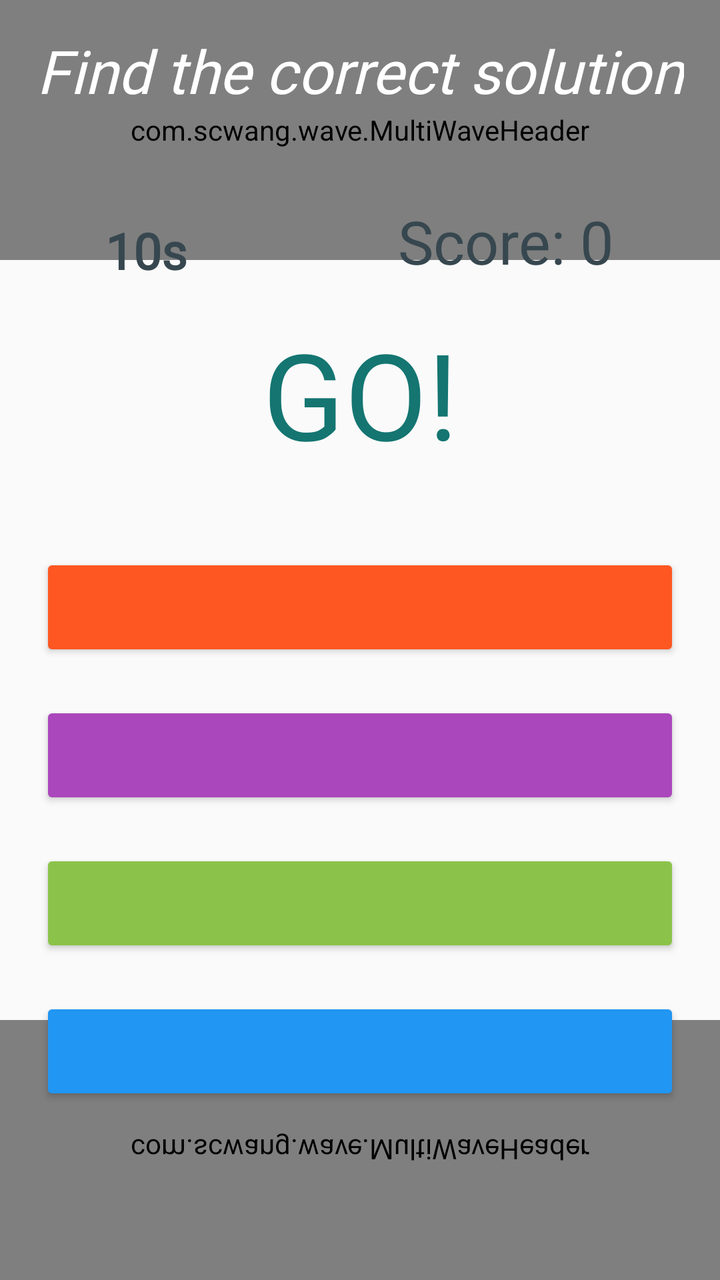
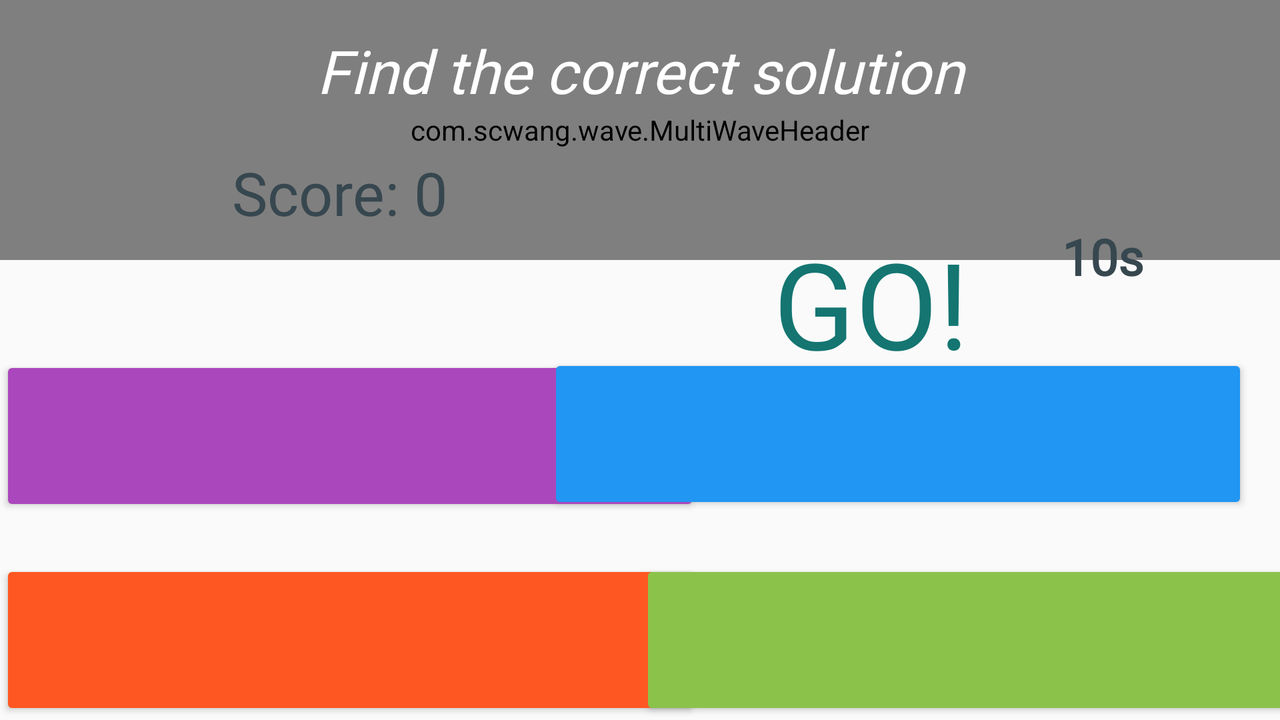

One screen, two layout resources from the same app: the default and the repository's alternative for another configuration. Each is rendered where Android would select it; the XML of both is given below.
<!-- AndroidManifest.xml: application theme AppTheme -->
<!-- res/layout/activity_juego_tiempo.xml -->
<?xml version="1.0" encoding="utf-8"?>
<RelativeLayout xmlns:android="http://schemas.android.com/apk/res/android"
    xmlns:app="http://schemas.android.com/apk/res-auto"

    android:layout_width="match_parent"
    android:layout_height="match_parent"
    android:id="@+id/timetrialsbg" >
    <com.scwang.wave.MultiWaveHeader
        android:layout_width="match_parent"
        android:layout_height="130dp"
        android:id="@+id/wave_header"
        ></com.scwang.wave.MultiWaveHeader>

    <TextView
        android:id="@+id/whichOneIsCorrect"
        android:layout_width="match_parent"
        android:layout_height="wrap_content"
        android:layout_margin="15dp"
        android:gravity="center"
        android:fontFamily="@font/passion_one_regular"
        android:paddingLeft="3dp"
        android:paddingRight="3dp"
        android:text="@string/encuentra"
        android:textColor="@android:color/white"
        android:textSize="30sp"
        android:textStyle="italic"
        android:onClick="playAgain"
        app:layout_constraintEnd_toEndOf="parent"
        app:layout_constraintStart_toStartOf="parent"
        app:layout_constraintTop_toTopOf="parent" />


<LinearLayout
    android:layout_width="match_parent"
     android:orientation="horizontal"
    android:weightSum="2"
    android:layout_marginTop="30dp"
    android:id="@+id/linearHoriz"
    android:layout_below="@+id/whichOneIsCorrect"
    android:layout_height="wrap_content"

    >

    <TextView
        android:id="@+id/timeLeftText"
        android:layout_width="wrap_content"
        android:layout_height="wrap_content"
        android:layout_marginEnd="8dp"
        android:layout_marginLeft="8dp"
        android:textStyle="bold"
        android:gravity="center"
        android:layout_weight="1"
        android:layout_below="@+id/userFeedback"
        android:layout_marginRight="8dp"
        android:layout_marginStart="8dp"
        android:layout_marginTop="8dp"

        android:fontFamily="@font/coming_soon_regular"
        android:text="10s"
        android:textColor="@color/cgray"
        android:textSize="25sp"
        />

    <TextView
        android:id="@+id/scoreText"
        android:gravity="center"
        android:layout_weight="1"
        android:layout_width="wrap_content"
        android:layout_height="wrap_content"
        android:layout_gravity="end"
        android:layout_marginEnd="8dp"
        android:layout_below="@+id/timeLeftText"
        android:layout_marginLeft="8dp"
        android:layout_marginRight="8dp"
        android:layout_marginStart="8dp"
        android:layout_marginTop="8dp"
        android:fontFamily="@font/quicksand_regular"
        android:text="Score: 0"
        android:textColor="@color/cgray"
        android:textSize="30sp"
        />

</LinearLayout>

    <TextView
        android:id="@+id/userFeedback"
android:layout_below="@+id/linearHoriz"
        android:layout_width="match_parent"
        android:gravity="center"
        android:layout_height="wrap_content"
        android:layout_marginEnd="8dp"
        android:layout_marginLeft="8dp"
        android:layout_marginRight="8dp"
        android:layout_marginStart="8dp"
        android:layout_marginTop="8dp"
        android:fontFamily="@font/passion_one_regular"
        android:text="@string/go"
        android:textColor="@color/colorVerde"
        android:textSize="60sp"
        />


    <GridLayout
        android:id="@+id/gridLayout"
android:layout_marginLeft="20dp"
        android:layout_marginRight="20dp"
        android:layout_marginTop="40dp"
        android:layout_below="@+id/userFeedback"
        android:layout_width="match_parent"
        android:layout_height="wrap_content"
         android:elevation="10dp"
     android:columnCount="1"
        android:rowCount="4"
        >

        <Button
            android:id="@+id/button0"
            style="@style/Widget.AppCompat.Button.Colored"
            android:layout_width="match_parent"
            android:layout_height="wrap_content"
            android:fontFamily="@font/passion_one_bold"
            android:onClick="choose"
            android:paddingBottom="5dp"
            android:paddingTop="5dp"
            android:tag="0"
            android:text=""
            android:textAllCaps="false"
            android:textColor="#fff"
            android:textSize="33sp"
            android:theme="@style/button_one"
             />

        <Button
            android:id="@+id/button1"
            style="@style/Widget.AppCompat.Button.Colored"
            android:layout_width="match_parent"
            android:layout_height="wrap_content"
            android:fontFamily="@font/passion_one_bold"
            android:onClick="choose"
            android:paddingBottom="5dp"
            android:paddingTop="5dp"
            android:layout_marginTop="20dp"
            android:tag="1"
            android:text=""
            android:textAllCaps="false"
            android:textColor="#fff"
            android:textSize="33sp"
            android:theme="@style/button_two"

            />

        <Button
            android:id="@+id/button2"
            style="@style/Widget.AppCompat.Button.Colored"
            android:layout_width="match_parent"
            android:layout_height="wrap_content"
            android:fontFamily="@font/passion_one_bold"
            android:onClick="choose"
            android:layout_marginTop="20dp"
            android:paddingBottom="5dp"
            android:paddingTop="5dp"
            android:tag="2"
            android:text=""
            android:textAllCaps="false"
            android:textColor="#fff"
            android:textSize="33sp"
            android:theme="@style/button_three"
        />

        <Button
            android:id="@+id/button3"
            style="@style/Widget.AppCompat.Button.Colored"
            android:layout_width="match_parent"
            android:layout_marginTop="20dp"
            android:layout_height="wrap_content"
            android:fontFamily="@font/passion_one_bold"
            android:onClick="choose"
            android:paddingBottom="5dp"
            android:paddingTop="5dp"
            android:tag="3"
            android:text=""
            android:textAllCaps="false"
            android:textColor="#fff"
            android:textSize="33sp"
            android:theme="@style/button_four"
            />
    </GridLayout>

    <com.scwang.wave.MultiWaveHeader
        android:layout_width="match_parent"
        android:layout_height="130dp"
        android:scaleY="-1"

        android:id="@+id/wave_header2"
        android:layout_alignParentBottom="true"
        ></com.scwang.wave.MultiWaveHeader>

</RelativeLayout>
<!-- resources referenced by this layout -->
<resources>
  <color name="cgray">#37474f</color>
  <color name="colorVerde">#EE036B67</color>
  <string name="encuentra">Find the correct solution</string>
  <string name="go">GO!</string>
  <style name="button_four" parent="AppTheme">
          <item name="colorAccent">@color/buttonfour</item>
      </style>
  <style name="button_one" parent="AppTheme">
          <item name="colorAccent">@color/buttonone</item>
      </style>
  <style name="button_three" parent="AppTheme">
          <item name="colorAccent">@color/buttonthree</item>
      </style>
  <style name="button_two" parent="AppTheme">
          <item name="colorAccent">@color/buttontwo</item>
      </style>
  <style name="AppTheme" parent="Theme.AppCompat.Light.NoActionBar">
          
          <item name="colorPrimary">@color/colorPrimary</item>
          <item name="colorPrimaryDark">@color/colorPrimaryDark</item>
          <item name="colorAccent">@color/colorAccent</item>
      </style>
  <color name="buttonfour">#2196f3</color>
  <color name="buttonone">#ff5722</color>
  <color name="buttonthree">#8bc34a</color>
  <color name="buttontwo">#ab47bc</color>
  <color name="colorPrimary">#2196f3</color>
  <color name="colorPrimaryDark">#2196f3</color>
  <color name="colorAccent">#0026ca</color>
</resources>
<!-- res/layout-land/activity_juego_tiempo.xml (the repository's variant of the layout above) -->
<!-- drawn on the phone turned sideways -->
<?xml version="1.0" encoding="utf-8"?>
<RelativeLayout xmlns:android="http://schemas.android.com/apk/res/android"
    xmlns:app="http://schemas.android.com/apk/res-auto"

    xmlns:tools="http://schemas.android.com/tools"
    android:layout_width="match_parent"
    android:layout_height="match_parent"
    android:id="@+id/timetrialsbg" >
    <com.scwang.wave.MultiWaveHeader
        android:layout_width="match_parent"
        android:layout_height="130dp"
        android:id="@+id/wave_header"
        ></com.scwang.wave.MultiWaveHeader>


    <androidx.constraintlayout.widget.ConstraintLayout
        android:layout_width="match_parent"
        android:layout_height="match_parent"
        >

        <TextView
        android:id="@+id/whichOneIsCorrect"
        android:layout_width="match_parent"
        android:layout_height="wrap_content"
        android:layout_margin="15dp"
        android:gravity="center"
        android:fontFamily="@font/passion_one_regular"
        android:paddingLeft="3dp"
        android:paddingRight="3dp"
        android:text="@string/encuentra"
        android:textColor="@android:color/white"
        android:textSize="30sp"
        android:textStyle="italic"
        android:onClick="playAgain"
        app:layout_constraintEnd_toEndOf="parent"
        app:layout_constraintStart_toStartOf="parent"
        app:layout_constraintTop_toTopOf="parent" />


        <TextView
            android:id="@+id/scoreText"
            android:layout_width="340dp"
            android:layout_height="82dp"
            android:layout_below="@+id/timeLeftText"
            android:layout_gravity="end"
            android:layout_weight="1"
            android:fontFamily="@font/quicksand_regular"
            android:gravity="center"
            android:text="Score: 0"
            android:textColor="@color/cgray"
            android:textSize="30sp"
            app:layout_constraintStart_toStartOf="parent"
            app:layout_constraintTop_toBottomOf="@+id/whichOneIsCorrect" />


        <TextView
            android:id="@+id/userFeedback"
            android:layout_width="wrap_content"
            android:layout_height="80dp"
            android:layout_marginTop="56dp"
            android:fontFamily="@font/passion_one_regular"
            android:gravity="center"
            android:text="@string/go"
            android:textColor="@color/colorVerde"
            android:textSize="60sp"
            app:layout_constraintEnd_toStartOf="@+id/timeLeftText"
            app:layout_constraintStart_toEndOf="@+id/scoreText"
            app:layout_constraintTop_toBottomOf="@+id/whichOneIsCorrect" />

        <TextView
            android:id="@+id/timeLeftText"
            android:layout_width="wrap_content"
            android:layout_height="wrap_content"
            android:layout_below="@+id/userFeedback"
            android:layout_marginTop="56dp"
            android:layout_marginEnd="68dp"
            android:layout_weight="1"

            android:fontFamily="@font/coming_soon_regular"
            android:gravity="center"
            android:text="10s"
            android:textColor="@color/cgray"
            android:textSize="25sp"
            android:textStyle="bold"
            app:layout_constraintEnd_toEndOf="parent"
            app:layout_constraintTop_toBottomOf="@+id/whichOneIsCorrect" />

        <Button
            android:id="@+id/button0"
            style="@style/Widget.AppCompat.Button.Colored"
            android:layout_width="350dp"
            android:layout_height="80dp"
            android:fontFamily="@font/passion_one_bold"
            android:onClick="choose"
            android:paddingTop="5dp"
            android:paddingBottom="5dp"
            android:tag="0"
            android:text=""
            android:textAllCaps="false"
            android:textColor="#fff"
            android:textSize="33sp"
            android:theme="@style/button_one"
            app:layout_constraintBottom_toBottomOf="parent"
            app:layout_constraintStart_toStartOf="parent" />

        <Button
            android:id="@+id/button1"
            style="@style/Widget.AppCompat.Button.Colored"

            android:layout_width="350dp"
            android:layout_height="80dp"
            android:fontFamily="@font/passion_one_bold"
            android:onClick="choose"
            android:paddingTop="5dp"
            android:paddingBottom="5dp"
            android:tag="1"
            android:text=""
            android:textAllCaps="false"
            android:textColor="#fff"
            android:textSize="33sp"
            android:theme="@style/button_two"

            app:layout_constraintBottom_toTopOf="@+id/button0"
            app:layout_constraintEnd_toStartOf="@+id/button3"
            app:layout_constraintHorizontal_bias="0.0"
            app:layout_constraintStart_toStartOf="parent"
            app:layout_constraintTop_toBottomOf="@+id/scoreText"
            app:layout_constraintVertical_bias="0.647" />

        <Button
            android:id="@+id/button2"
            style="@style/Widget.AppCompat.Button.Colored"
            android:layout_width="350dp"
            android:layout_height="80dp"
            android:fontFamily="@font/passion_one_bold"
            android:onClick="choose"
            android:paddingTop="5dp"
            android:paddingBottom="5dp"
            android:tag="2"
            android:text=""
            android:textAllCaps="false"
            android:textColor="#fff"
            android:textSize="33sp"
            android:theme="@style/button_three"
            app:layout_constraintBottom_toBottomOf="parent"
            app:layout_constraintEnd_toEndOf="parent"
            app:layout_constraintStart_toEndOf="@+id/button0" />

        <Button
            android:id="@+id/button3"
            style="@style/Widget.AppCompat.Button.Colored"

            android:layout_width="350dp"
            android:layout_height="80dp"
            android:layout_marginEnd="16dp"
            android:fontFamily="@font/passion_one_bold"
            android:onClick="choose"
            android:paddingTop="5dp"
            android:paddingBottom="5dp"
            android:tag="3"
            android:text=""
            android:textAllCaps="false"
            android:textColor="#fff"
            android:textSize="33sp"
            android:theme="@style/button_four"
            app:layout_constraintBottom_toTopOf="@+id/button2"
            app:layout_constraintEnd_toEndOf="parent"
            app:layout_constraintTop_toBottomOf="@+id/timeLeftText"
            app:layout_constraintVertical_bias="0.581" />

    </androidx.constraintlayout.widget.ConstraintLayout>

</RelativeLayout>
